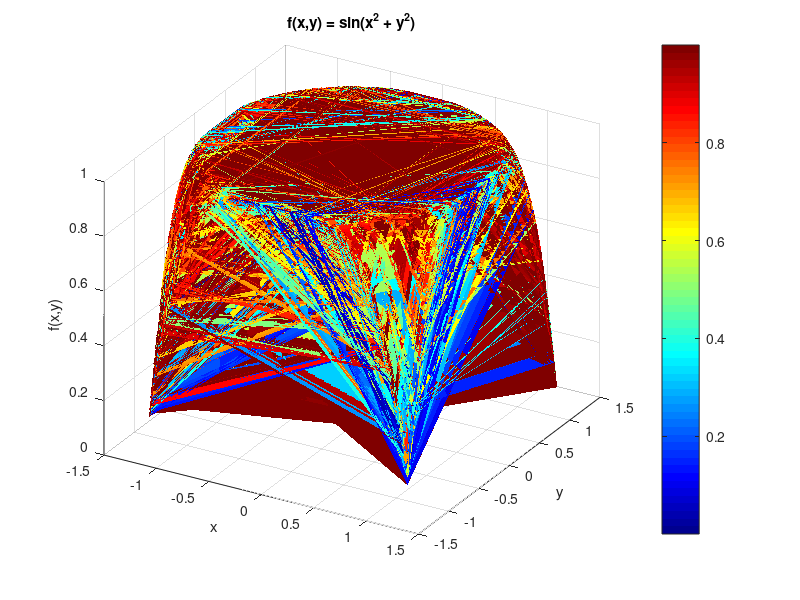

This figure's MATLAB source:
% 1. Trimatis grafiku vaizdavimas 
% a)
clear
close all
r = linspace(0, 1);
theta = linspace(0, 2*pi);
[R, T] = meshgrid(r, theta);

x = R .* cos(T);
y = R .* sin(T);
f = 1 - 2*x.^2 - 3*y.^2;

surf(x, y, f);
colormap(jet);
shading interp;
colorbar;

view(50, 30);

xlabel('x');
ylabel('y');
zlabel('f(x,y)');
title('f(x,y) = 1 - 2x^2 - 3y^2');
grid on;
%% 
% b)
clear
close all
x = (2*rand(1, 200) - 1) .* sqrt(pi/2);
y = (2*rand(1, 200) - 1) .* sqrt(pi/2);
[X, Y] = meshgrid(x, y);
f = sin((X.^2) + (Y.^2));
surf(X, Y, f);
colormap("jet")
shading flat;
colorbar;

view(30, 30);

xlabel('x');
ylabel('y');
zlabel('f(x,y)');
title('f(x,y) = sin(x^2 + y^2)');
grid on;
